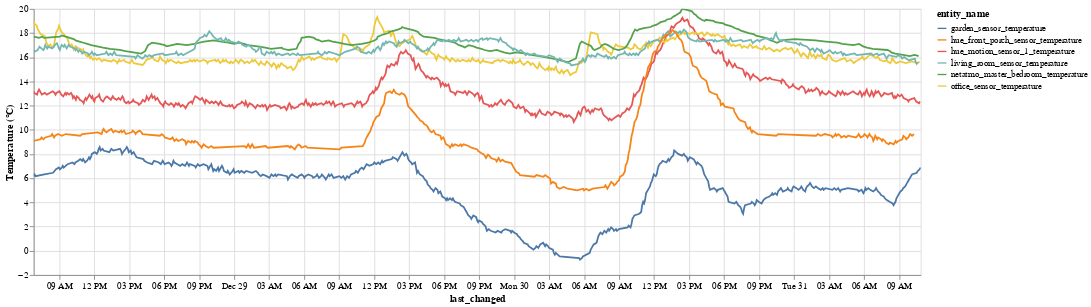

Source (notebook cell):
### Markdown cell above
Plot just the temperature data, and show the operations required to calc correlations

### Code cell
temperature_df = df[df['device_class'] == 'temperature']
unit_of_measurement = temperature_df.iloc[0]['unit_of_measurement']

alt.Chart(temperature_df).mark_line().encode(
    x='last_changed',
    y=alt.Y('state', title=f'Temperature ({unit_of_measurement})'),
    color='entity_name',
    tooltip=['entity_name', 'state', 'last_changed']
).properties(
    width=1000,
    height=300
).interactive()

### Figure 1 — Vega-Lite specification as saved in the notebook (floating-point values rounded to 4 significant figures; data arrays with more than 128 entries replaced by an {"elided": "..."} marker saying what was removed)
{"$schema": "https://vega.github.io/schema/vega-lite/v3.4.0.json", "config": {"mark": {"tooltip": null}, "view": {"height": 300, "width": 400}}, "data": {"name": "data-68c29396062c485aedbf2ae21ed5effc"}, "datasets": {"data-68c29396062c485aedbf2ae21ed5effc": {"elided": "2520 records"}}, "encoding": {"color": {"field": "entity_name", "type": "nominal"}, "tooltip": [{"field": "entity_name", "type": "nominal"}, {"field": "state", "type": "quantitative"}, {"field": "last_changed", "type": "temporal"}], "x": {"field": "last_changed", "type": "temporal"}, "y": {"field": "state", "title": "Temperature (°C)", "type": "quantitative"}}, "height": 300, "mark": "line", "selection": {"selector002": {"bind": "scales", "encodings": ["x", "y"], "type": "interval"}}, "width": 1000}
